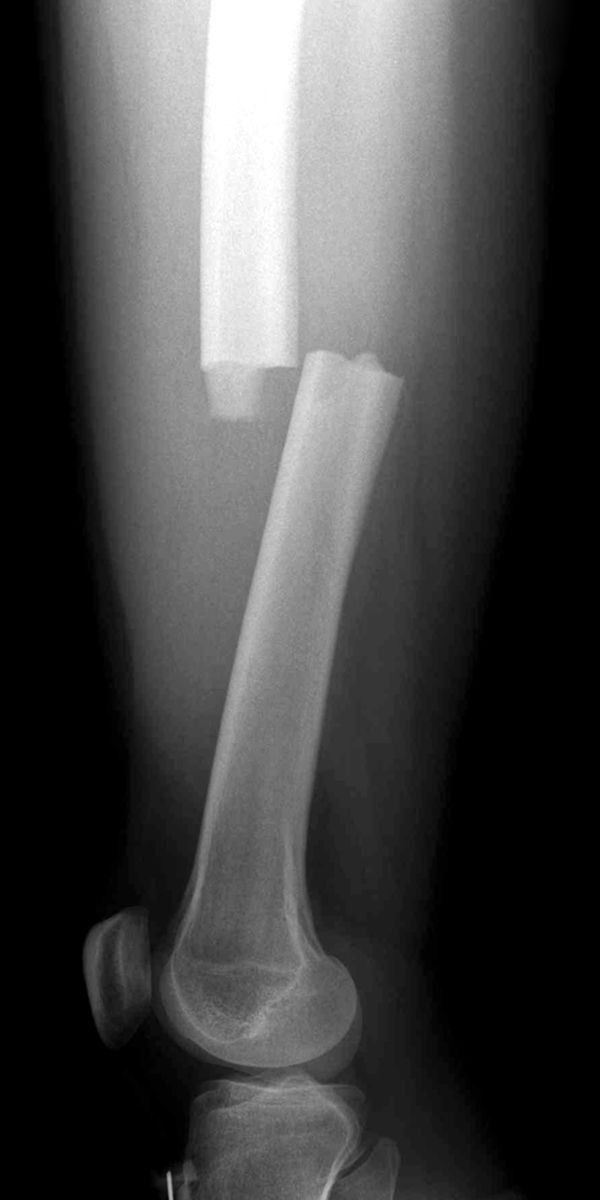
#> input picture image1.jpg, 600 x 1200 px
$ jupyter execute image_enhancement.ipynb
#> lines starting #> are read from the running program, lines starting #| are printed output that depends on the picture
[cell 1]
from google.colab import files
from google.colab.patches import cv2_imshow #for displaying images

import cv2
import numpy as np

# Upload image from local drive
uploaded = files.upload()
#> the answer given: image1.jpg

# the uploaded file is an image (e.g., .jpg, .png)
# Get the first uploaded filename (assuming only one file is uploaded for simplicity)
image_filename = next(iter(uploaded))

# Read the image using OpenCV
img = cv2.imread(image_filename)
#> img is the input picture: shape (1200, 600, 3); min 0, max 255, mean 69.3

if img is None:
    print(f"Error: Could not read the image from {image_filename}")
else:
    # Display the original image
    print("Original Image:")
    cv2_imshow(img)

    # --- Image Enhancement using OpenCV ---

    # Example 1: Convert to Grayscale
    gray_img = cv2.cvtColor(img, cv2.COLOR_BGR2GRAY)
    print("\nGrayscale Image:")
    cv2_imshow(gray_img)

    # Example 2: Apply Gaussian Blur for noise reduction
    # Kernel size (5, 5) - adjust as needed
    blurred_img = cv2.GaussianBlur(img, (5, 5), 0)
    print("\nBlurred Image:")
    cv2_imshow(blurred_img)

    # Example 3: Adjust Brightness and Contrast
    # alpha: contrast control (1.0-3.0)
    # beta: brightness control (0-100)
    alpha = 1.5  # Increase contrast
    beta = 30   # Increase brightness
    enhanced_img = cv2.convertScaleAbs(img, alpha=alpha, beta=beta)
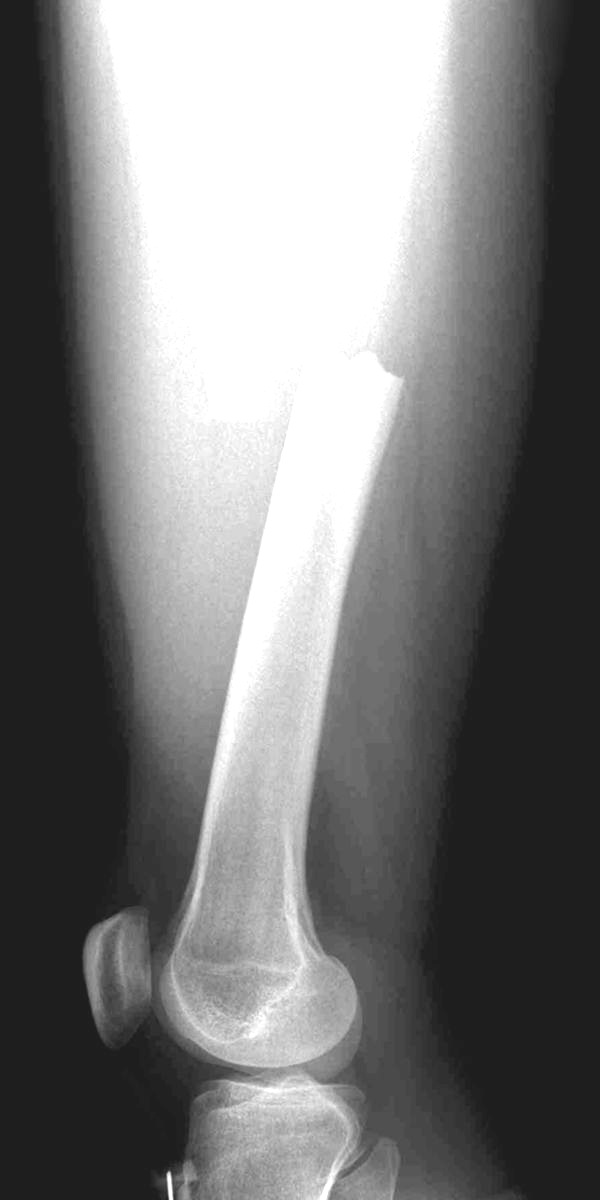
#> enhanced_img: shape (1200, 600, 3); min 30, max 255, mean 121.3
    print("\nBrightness and Contrast Adjusted Image:")
    cv2_imshow(enhanced_img)

    # Example 4: Histogram Equalization (best on grayscale images)
    equalized_gray_img = cv2.equalizeHist(gray_img)
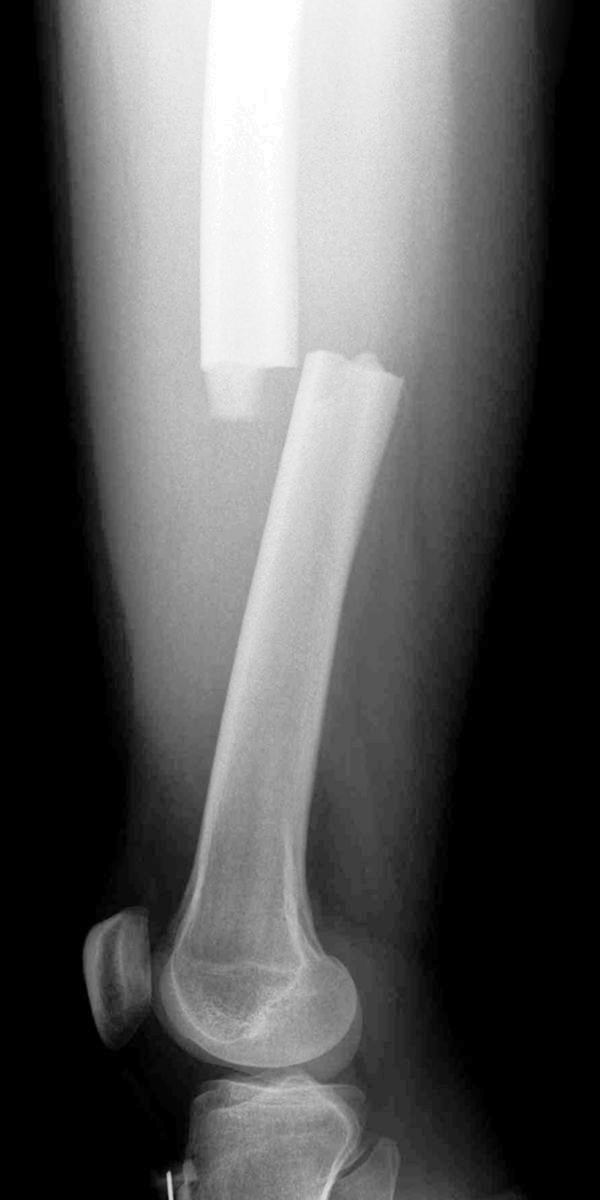
#> equalized_gray_img: shape (1200, 600); min 0, max 255, mean 88.8
    print("\nHistogram Equalized Grayscale Image:")
    cv2_imshow(equalized_gray_img)

    # Example 5: Apply sharpening kernel (unsharp masking concept)
    # Define a sharpening kernel
    sharpening_kernel = np.array([[-1, -1, -1],
                                  [-1,  9, -1],
                                  [-1, -1, -1]])
    sharpened_img = cv2.filter2D(img, -1, sharpening_kernel)
#| Image Shape (Height, Width, Channels): (1200, 600, 3)
#| Image Data Type: uint8
#| Image Size (bytes): 2160000
    print("\nSharpened Image:")
    cv2_imshow(sharpened_img)

    # You can add more enhancement techniques here based on your needs:
    # - Edge Detection (e.g., Canny)
    # - Thresholding (e.g., Otsu's)
    # - morphological operations (erosion, dilation)

    # To save the enhanced image (e.g., the blurred image)
    # cv2.imwrite('blurred_' + image_filename, blurred_img)
    # files.download('blurred_' + image_filename) # Download the saved file

[cell 2]
# prompt: now code for all evaluation metrics of obtained image and all detailes of image obtained

import numpy as np
from skimage.metrics import structural_similarity as ssim
from skimage.metrics import peak_signal_noise_ratio as psnr
from math import log10, sqrt
import cv2 # Added missing import for cv2

# Function to calculate PSNR
def calculate_psnr(original, enhanced):
    mse = np.mean((original - enhanced) ** 2)
#> mse = 0
    if mse == 0:
        return 100  # PSNR is infinity when there is no error
    max_pixel = 255.0
    psnr_value = 20 * log10(max_pixel / sqrt(mse))
    return psnr_value

# Function to calculate SSIM
def calculate_ssim(original, enhanced):
    # SSIM requires grayscale images for comparison usually
    if len(original.shape) > 2:
        original_gray = cv2.cvtColor(original, cv2.COLOR_BGR2GRAY)
        enhanced_gray = cv2.cvtColor(enhanced, cv2.COLOR_BGR2GRAY)
    else:
        original_gray = original
        enhanced_gray = enhanced

    ssim_value, _ = ssim(original_gray, enhanced_gray, full=True)
    return ssim_value

if 'img' in locals() and img is not None: # Added check for img existence
    print("\n--- Image Details ---")
    print(f"Image Filename: {image_filename}") # Assumes image_filename is defined
    print(f"Image Shape (Height, Width, Channels): {img.shape}")
    print(f"Image Data Type: {img.dtype}")
    print(f"Image Size (bytes): {img.size}")

    print("\n--- Evaluation Metrics ---")

    # Compare original image with grayscale image (as an example enhancement)
    # Note: PSNR and SSIM are typically used for comparing reconstructed/enhanced images
    # to a ground truth. Comparing color to grayscale is not a standard use case,
    # but we can do it for demonstration by converting the original to grayscale.
    if len(img.shape) > 2:
        original_gray_for_metrics = cv2.cvtColor(img, cv2.COLOR_BGR2GRAY)
    else:
        original_gray_for_metrics = img # If original was already grayscale

    print("\nMetrics for Grayscale Image:")
    # Ensure images have the same data type and dimensions for metrics
    if 'gray_img' in locals() and original_gray_for_metrics.shape == gray_img.shape and original_gray_for_metrics.dtype == gray_img.dtype: # Added check for gray_img existence
      psnr_gray = calculate_psnr(original_gray_for_metrics, gray_img)
#> psnr_gray = 100
      ssim_gray = calculate_ssim(original_gray_for_metrics, gray_img)
#> in calculate_ssim, `ssim_value, _ = ssim(original_gray, enhanced_gray, full=True)`: ssim_value = 1
#> ssim_gray = 1
      print(f"  PSNR: {psnr_gray:.2f}")
#|   PSNR: 100.00
      print(f"  SSIM: {ssim_gray:.4f}")
#|   SSIM: 1.0000
    else:
      print("  Cannot calculate metrics for Grayscale Image due to shape/dtype mismatch with original (converted to gray) or gray_img not found.")


    print("\nMetrics for Blurred Image:")
    # Ensure images have the same data type and dimensions for metrics
    # Convert original image to the same type and dimensions as blurred_img if necessary
    if 'blurred_img' in locals(): # Added check for blurred_img existence
        original_for_blurred_metrics = img.astype(blurred_img.dtype)
        if original_for_blurred_metrics.shape == blurred_img.shape:
            psnr_blurred = calculate_psnr(original_for_blurred_metrics, blurred_img)
#> psnr_blurred = 45.92
            ssim_blurred = calculate_ssim(original_for_blurred_metrics, blurred_img)
#> ssim_blurred = 0.983
            print(f"  PSNR: {psnr_blurred:.2f}")
#|   PSNR: 45.92
            print(f"  SSIM: {ssim_blurred:.4f}")
#|   SSIM: 0.9831
        else:
            print("  Cannot calculate metrics for Blurred Image due to shape mismatch with original.")
    else:
        print("  Blurred Image not found.")


    print("\nMetrics for Brightness and Contrast Adjusted Image:")
    # Ensure images have the same data type and dimensions for metrics
    if 'enhanced_img' in locals(): # Added check for enhanced_img existence
        original_for_enhanced_metrics = img.astype(enhanced_img.dtype)
        if original_for_enhanced_metrics.shape == enhanced_img.shape:
            psnr_enhanced = calculate_psnr(original_for_enhanced_metrics, enhanced_img)
#> psnr_enhanced = 27.04
            ssim_enhanced = calculate_ssim(original_for_enhanced_metrics, enhanced_img)
#> ssim_enhanced = 0.511
            print(f"  PSNR: {psnr_enhanced:.2f}")
#|   PSNR: 27.04
            print(f"  SSIM: {ssim_enhanced:.4f}")
#|   SSIM: 0.5112
        else:
            print("  Cannot calculate metrics for Brightness/Contrast Adjusted Image due to shape mismatch with original.")
    else:
        print("  Brightness and Contrast Adjusted Image not found.")


    print("\nMetrics for Histogram Equalized Grayscale Image:")
    # Compare equalized grayscale image with the original grayscale image
    if 'equalized_gray_img' in locals() and original_gray_for_metrics.shape == equalized_gray_img.shape and original_gray_for_metrics.dtype == equalized_gray_img.dtype: # Added check for equalized_gray_img existence
        psnr_equalized = calculate_psnr(original_gray_for_metrics, equalized_gray_img)
#> psnr_equalized = 29.38
        ssim_equalized = calculate_ssim(original_gray_for_metrics, equalized_gray_img)
#> ssim_equalized = 0.941
        print(f"  PSNR: {psnr_equalized:.2f}")
#|   PSNR: 29.38
        print(f"  SSIM: {ssim_equalized:.4f}")
#|   SSIM: 0.9406
    else:
        print("  Cannot calculate metrics for Histogram Equalized Grayscale Image due to shape/dtype mismatch with original (converted to gray) or equalized_gray_img not found.")


    print("\nMetrics for Sharpened Image:")
    # Ensure images have the same data type and dimensions for metrics
    if 'sharpened_img' in locals(): # Added check for sharpened_img existence
        original_for_sharpened_metrics = img.astype(sharpened_img.dtype)
        if original_for_sharpened_metrics.shape == sharpened_img.shape:
            psnr_sharpened = calculate_psnr(original_for_sharpened_metrics, sharpened_img)
#> psnr_sharpened = 32.97
            ssim_sharpened = calculate_ssim(original_for_sharpened_metrics, sharpened_img)
#> ssim_sharpened = 0.736
            print(f"  PSNR: {psnr_sharpened:.2f}")
#|   PSNR: 32.97
            print(f"  SSIM: {ssim_sharpened:.4f}")
#|   SSIM: 0.7363
        else:
            print("  Cannot calculate metrics for Sharpened Image due to shape mismatch with original.")
    else:
        print("  Sharpened Image not found.")
